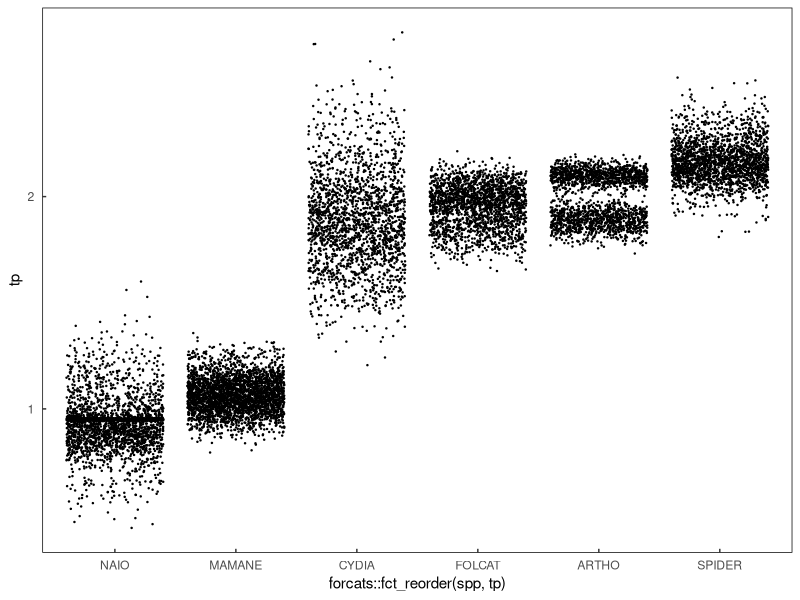
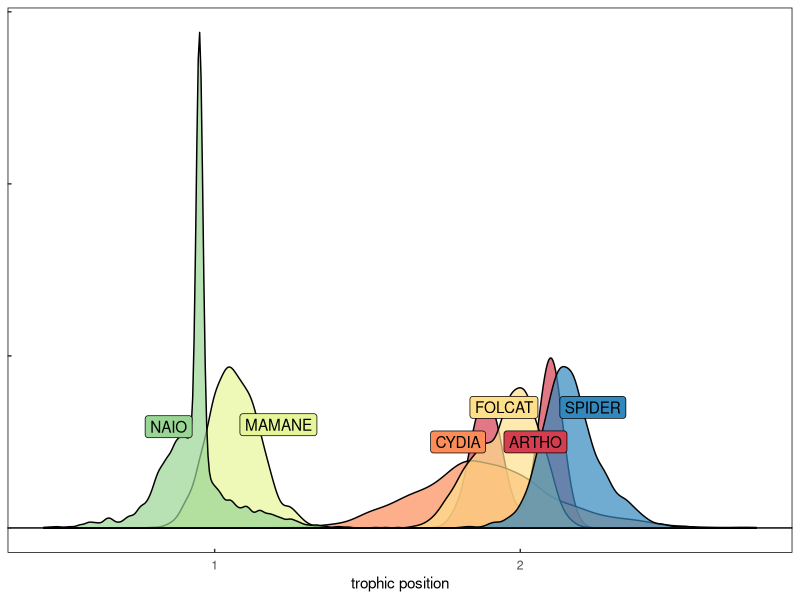

These charts were generated, in order, by the following R code: (Note: this script raises an error after producing the figures.)
library(tidyverse)
library(data.table)
library(ggbeeswarm)
library(ggrepel)

##############################
###  Custom ggPlot theme   ###
##############################
themeo <- ggplot2::theme_classic()+
  ggplot2::theme(strip.background = element_blank(),
                 axis.line = element_blank(),
                 axis.text.x = element_text(margin = margin( 0.2, unit = "cm")),
                 axis.text.y = element_text(margin = margin(c(1, 0.2), unit = "cm")),
                 axis.ticks.length=unit(-0.1, "cm"),
                 panel.border = element_rect(colour = "black", fill=NA, size=.5),
                 legend.title=element_blank(),
                 strip.text=element_text(hjust=0) )


# Read in prey item CSIA
data <- read.csv('data/palila_prey/palila_prey.csv')

# Beta calculation
# beta = difference between trophic acid and source acids in primary producers
# our primary producers are NAIO and MAMANE
data %>% 
  filter(value == "ave") %>% 
  filter(spp %in% c("NAIO","MAMANE")) %>% 
  select(
    # trophic AA
    glu, 
    # source AA
    lys, spp, ucdavis_id) %>% 
  group_by(spp) %>% 
  mutate(beta = glu - lys ) %>% 
  mutate(beta_mu = mean(beta) )


# #### # #### # #### # #### # #### 
# #### prey TL Estimation ####
# #### # #### # #### # #### # #### 
dataList = split(data, data$ucdavis_id) #split raw data up based on specimen ID

# Simulating additional observations given the SD defined in the lab results
# build function to generate 1000 TP estimates based on random draws from AA gaussian distributions
GetTP <- function(anID){
  
  num_of_draws = 1000
  
b =   1.5183 # see 'forage beta TLs.R' script for derivation
TEF = 7.4354 # see 'forage beta TLs.R' script for derivation
  
# trophic amino acid
  glu.est<- rnorm(num_of_draws, mean = as.numeric(subset(anID, value == "ave", select = "glu")) , sd = as.numeric(subset(anID, value == "sd", select = "glu"))) # glutamic acid

# source amino acid
  lys.est<- rnorm(num_of_draws, mean = as.numeric(subset(anID, value == "ave", select = "lys")) , sd = as.numeric(subset(anID, value == "sd", select = "lys"))) # lysine
  
  TPforID <- (((((glu.est)/1)) - ((lys.est)/1) - b)/TEF ) + 1  # function to estimate TP via source and trophic AA with constants 
  
  return(TPforID)
}


TPforID_all = lapply(dataList, GetTP )          # apply that function to each specimen
TPforID_all = reshape2::melt(TPforID_all)       # melt that dataframe
TPforID_all$L1 <- as.factor(TPforID_all$L1)                              
setnames(TPforID_all, old=c("L1","value"), new=c("ucdavis_id", "tp"))
data<-subset(data, value == "ave")
total<-merge(data,TPforID_all, by="ucdavis_id")

# jitterplot of TL estimates
ggplot(total, aes(x = forcats::fct_reorder(spp, tp), y = tp))+
  geom_point(size = .2, position = "jitter")+
  themeo 

#####################################
# Plotting amino acid density plots #
#####################################

density<-ggplot(data = total, aes(group = spp, x = tp, fill = spp, color = spp))+
  #geom_rect(xmin = -Inf, xmax = Inf, ymin = 0, ymax = 1, fill = 'dark green', alpha = .5)+
  
  geom_density(show.legend = F, alpha = .7, color = "black")+
  #geom_rug(alpha = .05,show.legend = F)+
  geom_hline(yintercept = 0, color = "black", size = .5)+
  geom_label_repel(data = total %>% dplyr::group_by(spp) %>% dplyr::summarise(median = median(tp)) , aes( x = median,y = 3, label = spp), color = "black",show.legend = F)+
  
  scale_fill_brewer(palette = "Spectral")+
  #scale_fill_manual(values = c("#908837","#8c5b2c","#cdb768","#8aa13e","#ab6129","#8f7752"))+
  #scale_color_manual(values = c("#908837","#8c5b2c","#cdb768","#8aa13e","#ab6129","#8f7752"))+
  themeo+
  theme(axis.title.y = element_blank(),
        axis.text.y = element_blank())+
  xlab("trophic position")

density

# density<-ggplot(data = total, aes(group = spp, x = tp, fill = spp), color = "black")+
#   geom_density(aes(x = tp + .01),show.legend = F, kernel = "gaussian", alpha = .5, fill = "black", color = NA)+
#   geom_density(show.legend = F, kernel = "gaussian", alpha = .7)+
#   #geom_rug(aes(color = spp),alpha = .05,show.legend = F)+
#   geom_hline(yintercept = 0, color = "black", size = .5)+
#   geom_label_repel(data = total %>% dplyr::group_by(spp) %>% dplyr::summarise(median = median(tp)) , aes( x = median,y = 3, label = spp), color = "black",show.legend = F)+
#   #scale_fill_brewer(palette = "Dark2")+
#   scale_fill_manual(values = c("#908837","#8c5b2c","#cdb768","#8aa13e","#ab6129","#8f7752"))+
#   scale_color_manual(values = c("#908837","#8c5b2c","#cdb768","#8aa13e","#ab6129","#8f7752"))+
#   themeo
# density


source_csv <- total %>% dplyr::group_by(spp) %>% dplyr::summarise(MeanTL = mean(tp), SDTL = sd(tp), n = 1000)
# write.csv(source_csv, "./data/mixing model/source_data.csv", row.names = F)

# discr data
disc_data <- data.frame( Sources = unique(source_csv$spp), MeanTL = 1, SDTL = 0)
# write.csv(disc_data, "./data/mixing model/discrimination_data.csv", row.names = F)

# # merge NAIO/MAMANE, CYDIA/FOLCAT, ARTHO/SPIDER
CYDIA_ARTHO_FOLCAT <- source_csv %>% filter(spp %in% c('CYDIA', 'ARTHO', "FOLCAT")) %>% summarise(spp = 'CYDIA_ARTHO_FOLCAT', MeanTL = mean(MeanTL), SDTL = mean(SDTL), n = 1000)
MAMANE_NAIO <- source_csv %>% filter(spp %in% c('MAMANE', 'NAIO')) %>% summarise(spp = 'MAMANE_NAIO', MeanTL = mean(MeanTL), SDTL = mean(SDTL), n = 1000)
SPIDER <- source_csv %>% filter(spp %in% c('SPIDER')) %>% summarise(spp = 'SPIDER', MeanTL = mean(MeanTL), SDTL = mean(SDTL), n = 1000)

group_source <- rbind(CYDIA_ARTHO_FOLCAT,MAMANE_NAIO,SPIDER)
write.csv(group_source, "./data/mixing model/source_data.csv", row.names = F)


# # discr data
# disc_data <- data.frame( Sources = unique(group_source$spp), MeanTL = 1, SDTL = 0)
# # write.csv(disc_data, "./data/mixing model/discrimination_data.csv", row.names = F)
#


########  ########  ########  ########  ########  ########  ########  ########  ########  ########  ########  ########  ########  
# Script utilized to develop Figure 2, fully run Fig2_part1.R prior to running this script. Do not clear the environment.
########  ########  ########  ########  ########  ########  ########  ########  ########  ########  ########  ########  ########  

library(gridExtra)

data <- read.csv('data/palila_prey/palila_prey.csv')
# Simulating additional observations given the SD defined in the lab results
dataList = split(data, data$ucdavis_id) #split raw data up based on specimen ID
  
  #build function to generate 1000 TP estimates based on random draws from AA gaussian distributions
  GetTP <- function(anID){
    
    num_of_draws = 1000

# trophic amino acids
    glu.est<- rnorm(num_of_draws, mean = as.numeric(subset(anID, value == "ave", select = "glu")) , sd = as.numeric(subset(anID, value == "sd", select = "glu"))) # glutamic acid
# source amino acids
    lys.est<- rnorm(num_of_draws, mean = as.numeric(subset(anID, value == "ave", select = "lys")) , sd = as.numeric(subset(anID, value == "sd", select = "lysine"))) # lysine
    
    TPforID <- cbind(glu.est,lys.est)

    return(TPforID)
  }


TPforID_all = lapply(dataList, GetTP )          # apply that function to each specimen
TPforID_all = reshape2::melt(TPforID_all)       # melt that dataframe
TPforID_all$L1 <- as.factor(TPforID_all$L1)                              
setnames(TPforID_all, old=c("L1","value","Var2","Var1"), new=c("ucdavis_id", "aa_val","aa_name","draw_num"))
data <- data %>% filter(value == "ave") %>% select(ucdavis_id,spp)
total<-merge(data,TPforID_all, by="ucdavis_id")


# source AA
source_AAs <- total %>% 
  filter(aa_name %in% c("lys.est")) %>% 
  spread(aa_name,aa_val) %>% 
  mutate(source_mean = (lys.est)) %>% 
  ggplot() +
  geom_density(aes(x = source_mean, fill = spp), alpha = .7, show.legend = F)+
  geom_hline(yintercept = 0, color = "black", size = .5)+
  scale_fill_brewer(palette = "Spectral")+
  themeo+
  theme(axis.title.y = element_blank(),
        axis.text.y = element_blank())+
  xlab(expression(paste(delta^15,"N"["Source"]) ) )


# trophic AA
trophic_AAs <- total %>% 
  filter(aa_name %in% c( "glu.est")) %>% 
  spread(aa_name,aa_val) %>% 
  mutate(trophicAA_mean = (glu.est)) %>% 
  ggplot() +
  geom_density(aes(x = trophicAA_mean, fill = spp), alpha = .7, show.legend = F)+
  geom_hline(yintercept = 0, color = "black", size = .5)+
  scale_fill_brewer(palette = "Spectral")+
  scale_color_brewer(palette = "Spectral")+
  themeo+
  theme(axis.title.y = element_blank(),
        axis.text.y = element_blank())+
  xlab(expression(paste(delta^15,"N"["Trophic"]) ) )

grid.arrange(source_AAs, trophic_AAs)

# formula build
formula_t<-ggplot()+
  geom_blank()+
  annotate('text', x = 0, y = 0, 
           label =  expression(italic(paste("trophic position = ", frac(paste( delta^15,"N"["Trophic"], " - " ,delta^15,"N"["Source"], " - ", beta), "TEF"  ), " + 1"  ) )  ),
           parse = TRUE,size=7)+
  coord_cartesian(xlim = c(-5,5), ylim = c(-5,5))+
  theme_void()
formula_t

## OSM plot for individual AA SIA values for each prey item
# density is pulled from the prey_TL.R script
grid.arrange(source_AAs, trophic_AAs, density)
grid.arrange(source_AAs, trophic_AAs, formula_t, density, ncol = 1)

total %>% 
  ggplot(aes(x = aa_val, fill = aa_name))+
    geom_histogram(color = "black", size = .25) +
    scale_fill_brewer(palette = "Spectral")+
    facet_grid(aa_name ~ spp)



          # "ARTHO"  "CYDIA"  "FOLCAT" "MAMANE" "NAIO"   "SPIDER"
TP_prior <- c(1,      10,        8,         74,      5,      2)

## plot of dietary proportion prior bar stack plot, Figure 2j
prop_plot <- data.frame(prop = c(1,10,8,74,5,2), spp = c("ARTHO","CYDIA", "FOLCAT", "MAMANE", "NAIO" , "SPIDER")) %>% 
  ggplot()+
  geom_bar(aes(x = 1, fill = fct_reorder(spp, prop, .desc = T), y = prop), stat = "identity",show.legend = F)+
  #geom_bar(aes(x = 1, fill = spp, y = prop), stat = "identity")+
  
  scale_fill_manual(values = c("#E6F598", "#FC8D59", "#FEE08B", "#99D594","#3288BD", "#D53E4F"))+
  xlab("prey item")+
  themeo+
  scale_y_continuous(expand = c(0,0), breaks = c(0,100))+
  scale_x_continuous(expand = c(0,0))+
  theme(legend.title = element_blank(),
        panel.border = element_rect(colour = "black", fill=NA, size=.5),
        plot.margin = unit(c(.75,.75,.75,.75), "cm"),
        axis.title.x = element_blank(),
        axis.text.x = element_blank(),
        axis.ticks.x = element_blank())+
  ylab("proportional prior")
prop_plot 

grid.arrange(source_AAs, trophic_AAs, formula_t, density, prop_plot,
             
             
             layout_matrix = as.matrix( rbind(
               c(1,1,1,1,1,5),
               c(2,2,2,2,2,5),
               c(3,3,3,3,3,5),
               c(4,4,4,4,4,5)
                  )
             )
)





